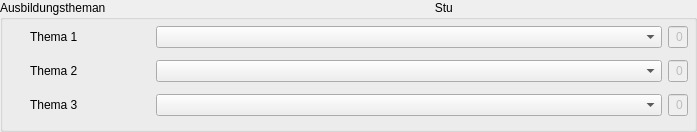
      <widget class="QGroupBox" name="groupBox">
       <property name="minimumSize">
        <size>
         <width>500</width>
         <height>125</height>
        </size>
       </property>
       <property name="styleSheet">
        <string notr="true">font: 10pt &quot;MS Shell Dlg 2&quot;;</string>
       </property>
       <property name="title">
        <string>Ausbildungstheman                                                                                                   Stunden</string>
       </property>
       <widget class="QWidget" name="verticalLayoutWidget">
        <property name="geometry">
         <rect>
          <x>30</x>
          <y>20</y>
          <width>658</width>
          <height>103</height>
         </rect>
        </property>
        <property name="styleSheet">
         <string notr="true">font: 10pt &quot;MS Shell Dlg 2&quot;;</string>
        </property>
        <layout class="QVBoxLayout" name="verticalLayout_6">
         <item>
          <layout class="QHBoxLayout" name="horizontalLayout_6">
           <item>
            <widget class="QLabel" name="label_14">
             <property name="minimumSize">
              <size>
               <width>120</width>
               <height>0</height>
              </size>
             </property>
             <property name="maximumSize">
              <size>
               <width>120</width>
               <height>40</height>
              </size>
             </property>
             <property name="styleSheet">
              <string notr="true">font: 10pt &quot;MS Shell Dlg 2&quot;;</string>
             </property>
             <property name="text">
              <string>Thema 1</string>
             </property>
            </widget>
           </item>
           <item>
            <widget class="QComboBox" name="comboBox_Thema1">
             <property name="minimumSize">
              <size>
               <width>350</width>
               <height>0</height>
              </size>
             </property>
             <property name="styleSheet">
              <string notr="true">font: 10pt &quot;MS Shell Dlg 2&quot;;</string>
             </property>
             <property name="editable">
              <bool>false</bool>
             </property>
             <item>
              <property name="text">
               <string/>
              </property>
             </item>
            </widget>
           </item>
           <item>
            <widget class="QLineEdit" name="sb_Thema1">
             <property name="enabled">
              <bool>false</bool>
             </property>
             <property name="maximumSize">
              <size>
               <width>20</width>
               <height>16777215</height>
              </size>
             </property>
             <property name="styleSheet">
              <string notr="true">font: 10pt &quot;MS Shell Dlg 2&quot;;</string>
             </property>
             <property name="text">
              <string>0</string>
             </property>
             <property name="alignment">
              <set>Qt::AlignRight|Qt::AlignTrailing|Qt::AlignVCenter</set>
             </property>
            </widget>
           </item>
          </layout>
         </item>
         <item>
          <layout class="QHBoxLayout" name="horizontalLayout_7">
           <item>
            <widget class="QLabel" name="label_18">
             <property name="minimumSize">
              <size>
               <width>120</width>
               <height>0</height>
              </size>
             </property>
             <property name="maximumSize">
              <size>
               <width>120</width>
               <height>40</height>
              </size>
             </property>
             <property name="styleSheet">
              <string notr="true">font: 10pt &quot;MS Shell Dlg 2&quot;;</string>
             </property>
             <property name="text">
              <string>Thema 2</string>
             </property>
            </widget>
           </item>
           <item>
            <widget class="QComboBox" name="comboBox_Thema2">
             <property name="minimumSize">
              <size>
               <width>350</width>
               <height>0</height>
              </size>
             </property>
             <property name="styleSheet">
              <string notr="true">font: 10pt &quot;MS Shell Dlg 2&quot;;</string>
             </property>
             <property name="editable">
              <bool>false</bool>
             </property>
             <item>
              <property name="text">
               <string/>
              </property>
             </item>
            </widget>
           </item>
           <item>
            <widget class="QLineEdit" name="sb_Thema2">
             <property name="enabled">
              <bool>false</bool>
             </property>
             <property name="maximumSize">
              <size>
               <width>20</width>
               <height>16777215</height>
              </size>
             </property>
             <property name="styleSheet">
              <string notr="true">font: 10pt &quot;MS Shell Dlg 2&quot;;</string>
             </property>
             <property name="text">
              <string>0</string>
             </property>
             <property name="alignment">
              <set>Qt::AlignRight|Qt::AlignTrailing|Qt::AlignVCenter</set>
             </property>
            </widget>
           </item>
          </layout>
         </item>
         <item>
          <layout class="QHBoxLayout" name="horizontalLayout_8">
           <item>
            <widget class="QLabel" name="label_17">
             <property name="minimumSize">
              <size>
               <width>120</width>
               <height>0</height>
              </size>
             </property>
             <property name="maximumSize">
              <size>
               <width>120</width>
               <height>16777215</height>
              </size>
             </property>
             <property name="styleSheet">
              <string notr="true">font: 10pt &quot;MS Shell Dlg 2&quot;;</string>
             </property>
             <property name="text">
              <string>Thema 3</string>
             </property>
            </widget>
           </item>
           <item>
            <widget class="QComboBox" name="comboBox_Thema3">
             <property name="enabled">
              <bool>true</bool>
             </property>
             <property name="minimumSize">
              <size>
               <width>350</width>
               <height>0</height>
              </size>
             </property>
             <property name="styleSheet">
              <string notr="true">font: 10pt &quot;MS Shell Dlg 2&quot;;</string>
             </property>
             <property name="editable">
              <bool>false</bool>
             </property>
             <item>
              <property name="text">
               <string/>
              </property>
             </item>
            </widget>
           </item>
           <item>
            <widget class="QLineEdit" name="sb_Thema3">
             <property name="enabled">
              <bool>false</bool>
             </property>
             <property name="maximumSize">
              <size>
               <width>20</width>
               <height>16777215</height>
              </size>
             </property>
             <property name="styleSheet">
              <string notr="true">font: 10pt &quot;MS Shell Dlg 2&quot;;</string>
             </property>
             <property name="text">
              <string>0</string>
             </property>
             <property name="alignment">
              <set>Qt::AlignRight|Qt::AlignTrailing|Qt::AlignVCenter</set>
             </property>
            </widget>
           </item>
          </layout>
         </item>
        </layout>
       </widget>
      </widget>
